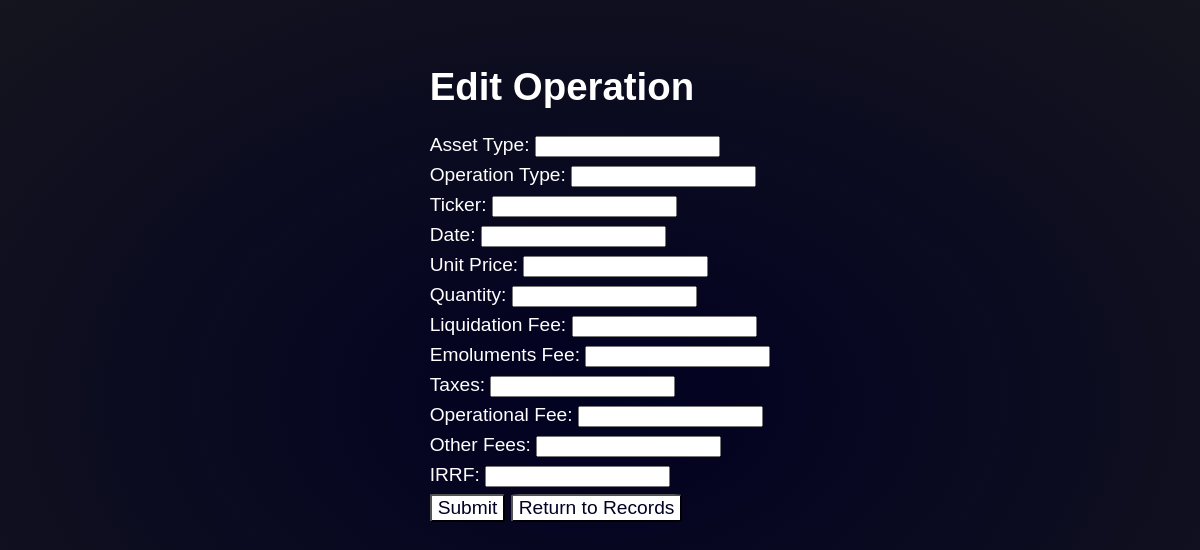
The app's page /edit/117, older data.
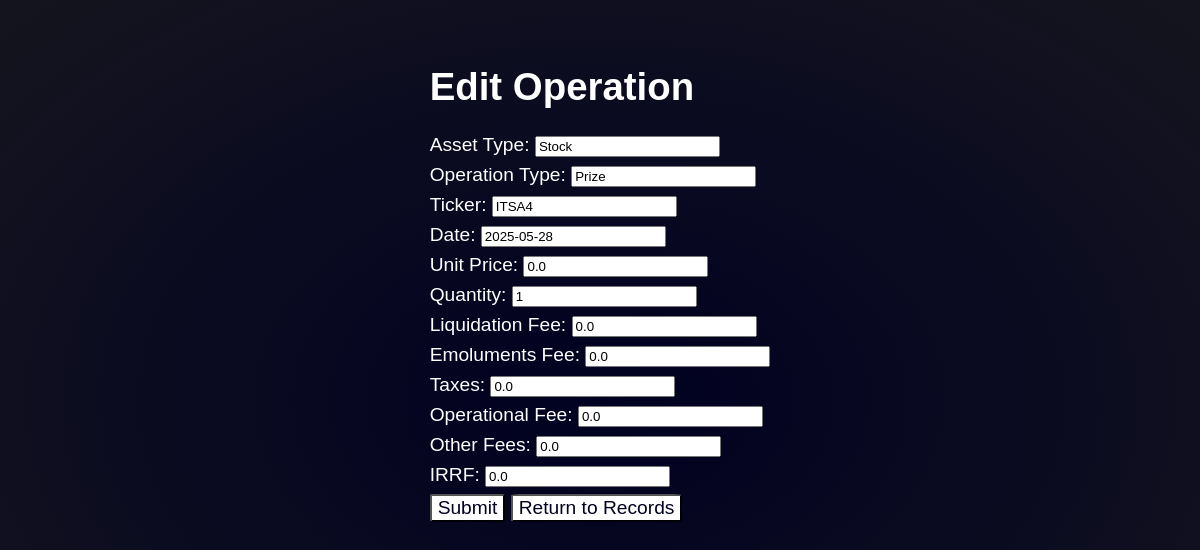
The same page, newer data.
### tables this page shows
CREATE TABLE operations (
            id INTEGER PRIMARY KEY AUTOINCREMENT,
            asset_type TEXT NOT NULL,
            operation_type TEXT NOT NULL,
            ticker TEXT NOT NULL,
            date TEXT NOT NULL,
            unit_price REAL NOT NULL,
            quantity INTEGER NOT NULL,
            liquidation_fee REAL NOT NULL,
            emoluments_fee REAL NOT NULL,
            taxes REAL NOT NULL DEFAULT 0,
            operational_fee REAL NOT NULL DEFAULT 0,
            other_fees REAL NOT NULL DEFAULT 0,
            irrf REAL NOT NULL DEFAULT 0,
            timestamp DATETIME NOT NULL
        );

### app.py (the view)
@app.route("/edit/<int:id>", methods=["POST", "GET"])
def edit(id):
    operation = get_operation_by_id(id)
    page = request.args.get("page", 1)
    return render_template("edit.html", operation=operation, page=page)

### utils.py (called while the page is built)
def get_operation_by_id(id):
    dir_path = os.path.join(os.getcwd(), "database")
    connection = sqlite3.connect(os.path.join(dir_path, "operations.db"))
    cursor = connection.cursor()
    cursor.execute("SELECT * FROM operations WHERE id = ?", (id,))
    operation = cursor.fetchone()
    connection.close()
    return operation

### templates/edit.html (shortened to what this page needs)
<!DOCTYPE html>
<html lang="en">
<head>
    <link rel="stylesheet" href="{{ url_for('static', filename='style.css') }}">
</head>
<body>
    <h1>Edit Operation</h1>
    <form action="/edit/commit/{{ operation[0] }}" method="POST" onsubmit="showSuccessPopup(event)">
        <label for="asset_type">Asset Type:</label>
        <input type="text" id="asset_type" name="asset_type" value="{{ operation[1] }}"><br>
        <label for="operation_type">Operation Type:</label>
        <input type="text" id="operation_type" name="operation_type" value="{{ operation[2] }}"><br>
        <label for="ticker">Ticker:</label>
        <input type="text" id="ticker" name="ticker" value="{{ operation[3] }}"><br>
        <label for="date">Date:</label>
        <input type="text" id="date" name="date" value="{{ operation[4] }}"><br>
        <label for="unit_price">Unit Price:</label>
        <input type="text" id="unit_price" name="unit_price" value="{{ operation[5] }}"><br>
        <label for="quantity">Quantity:</label>
        <input type="text" id="quantity" name="quantity" value="{{ operation[6] }}"><br>
        <label for="liquidationFee">Liquidation Fee:</label>
        <input type="text" id="liquidationFee" name="liquidationFee" value="{{ operation[7] }}"><br>
        <label for="emolumentsFee">Emoluments Fee:</label>
        <input type="text" id="emolumentsFee" name="emolumentsFee" value="{{ operation[8] }}"><br>
        <label for="taxes">Taxes:</label>
        <input type="text" id="taxes" name="taxes" value="{{ operation[9] }}"><br>
        <label for="operationalFee">Operational Fee:</label>
        <input type="text" id="operationalFee" name="operationalFee" value="{{ operation[10] }}"><br>
        <label for="otherFees">Other Fees:</label>
        <input type="text" id="otherFees" name="otherFees" value="{{ operation[11] }}"><br>
        <label for="irrf">IRRF:</label>
        <input type="text" id="irrf" name="irrf" value="{{ operation[12] }}"><br>
        <button type="submit">Submit</button>
        <span><button type="button" onclick="window.location.href='/records?page={{ page }}'">Return to Records</button></span>
    </form>
</body>
</html>

### static/style.css (style rules this page uses)
html { height: 100%; display: flex; justify-content: center; }
body, button { font-family: sans-serif; font-size: 1.2rem; }
body { margin: 15px; padding: 2vw; background-image: radial-gradient(rgb(1, 1, 34) 0vw, rgb(29, 29, 29) 100vw); color: #ffffff; align-items: center; }
input, select { margin-bottom: 7px; }
button { border-radius: 5%; background-color: #ffffff; color: rgb(1, 1, 34); }
form { align-items: center; }

Row changes from the older to the newer data that the page shows:
added operations: asset_type "Stock", operation_type "Prize", ticker "ITSA4", date "2025-05-28", unit_price "0.0", quantity "1", liquidationFee "0.0", emolumentsFee "0.0", taxes "0.0", operationalFee "0.0", otherFees "0.0", irrf "0.0"
